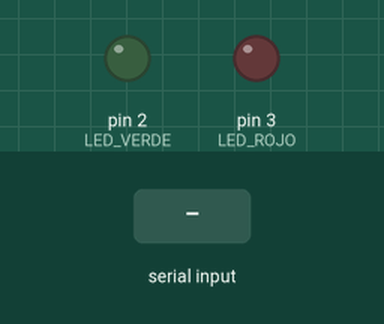
The sketch below on a simulated Arduino Mega 2560, built with avr-gcc and run on an emulated ATmega2560. On the bench: output pins drawn as LEDs (lit = HIGH). Inputs (shaded band) come from the test bench.

Above: at 1.2 s.
1.3 s: "1" received over the second serial link
At 1.7 s:
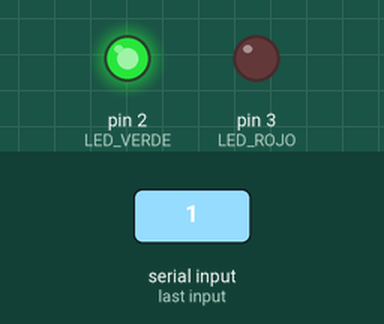
3.4 s: "0" received over the second serial link
At 3.7 s:
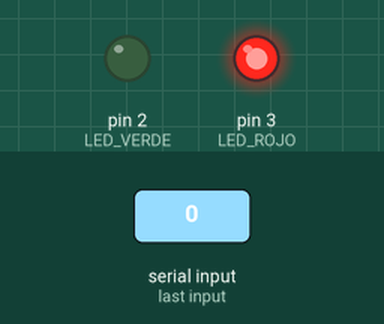
Timing chart, 0 to 6.4 s (numbered marks = the images above; inputs shaded):
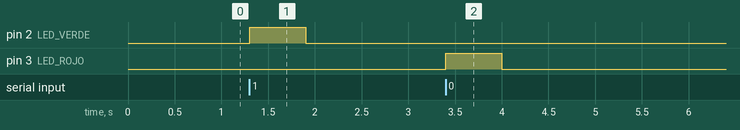

The sketch:

DECTECTOR-DE-MI-ROSTRO.ino
```cpp
#define LED_VERDE 2
#define LED_ROJO  3

unsigned long ultima_lectura = 0;
const unsigned long TIMEOUT_MS = 600; // Si no hay datos en 600ms, apaga todo

void setup() {
  Serial.begin(115200);
  Serial1.begin(9600); // Pin 0 = RX1

  pinMode(LED_VERDE, OUTPUT);
  pinMode(LED_ROJO, OUTPUT);

  digitalWrite(LED_VERDE, LOW);
  digitalWrite(LED_ROJO, LOW);
}

void loop() {
  if (Serial1.available() > 0) {
    char dato = Serial1.read();
    ultima_lectura = millis();

    if (dato == '1') {
      // Tu rostro
      digitalWrite(LED_VERDE, HIGH);
      digitalWrite(LED_ROJO, LOW);
    }
    else if (dato == '0') {
      // Otra persona
      digitalWrite(LED_VERDE, LOW);
      digitalWrite(LED_ROJO, HIGH);
    }
    else if (dato == 'N') {
      // No hay nadie frente al lente
      digitalWrite(LED_VERDE, LOW);
      digitalWrite(LED_ROJO, LOW);
    }
  }

  // Apagar por seguridad si la cámara deja de transmitir
  if (millis() - ultima_lectura > TIMEOUT_MS) {
    digitalWrite(LED_VERDE, LOW);
    digitalWrite(LED_ROJO, LOW);
  }
}
```

Measured:
- after the input at 1.3 s, pin 2 (LED_VERDE): LOW → HIGH at once, → LOW 0.60 s later
- after the input at 3.4 s, pin 3 (LED_ROJO): LOW → HIGH at once, → LOW 0.60 s later
